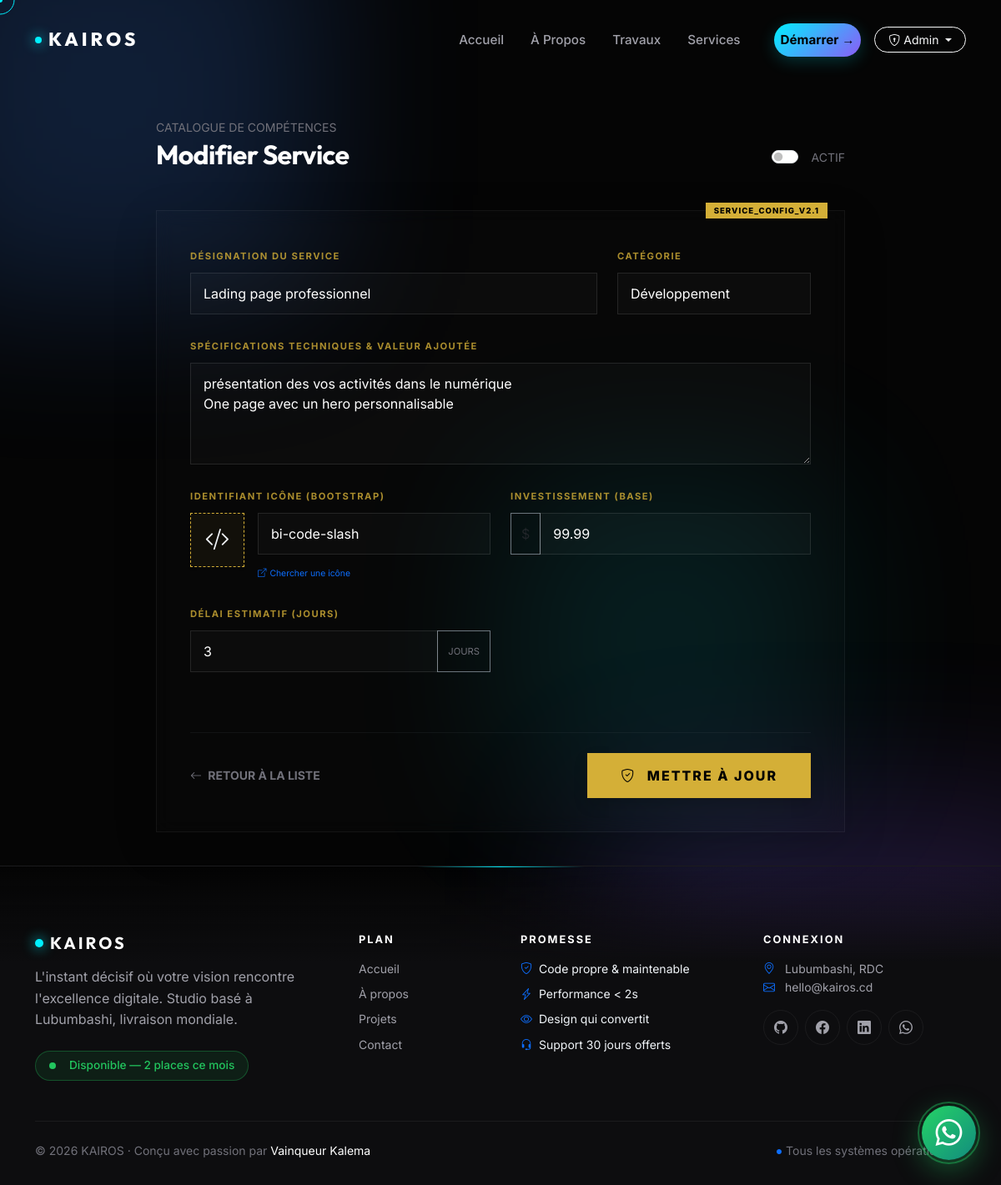
Page /admin/services/edit/2 (signed in) on the committed database.
### app/models.py (models this page shows)
class Service(db.Model):
    id = db.Column(db.Integer, primary_key=True)
    title = db.Column(db.String(100), nullable=False)
    description = db.Column(db.Text)
    icon = db.Column(db.String(50))
    price = db.Column(db.String(50))
    delivery_days = db.Column(db.Integer)

### app/admin/route.py (the view, shortened to what this page needs)
@bp.route('/services/edit/<int:id>', methods=['GET', 'POST'])
@login_required
@admin_required
def service_edit(id):
    service = Service.query.get_or_404(id)
    return render_template('admin/service_form.html', service=service)

### app/admin/route.py (called while the page is built)
def admin_required(f):
    @wraps(f)
    def decorated(*args, **kwargs):
        if not current_user.is_authenticated or not current_user.is_admin:
            flash('Accès réservé aux administrateurs.', 'danger')
            return redirect(url_for('auth.login'))
        return f(*args, **kwargs)
    return decorated

### app/templates/admin/service_form.html (shortened to what this page needs)
{% extends 'base.html' %}
{% block content %}
<div class="container service-editor-container animate__animated animate__fadeIn">
    <div class="mb-5 d-flex justify-content-between align-items-end">
        <div>
            <span class="text-muted small text-uppercase letter-spacing-2">Catalogue de Compétences</span>
            <h2 class="text-white fw-bold m-0">{{ 'Modifier' if service else 'Nouveau' }} Service</h2>
        </div>
        <div class="text-end">
            <div class="form-check form-switch d-inline-block">
                <input class="form-check-input" type="checkbox" name="is_active" id="isActive" {{ 'checked' if not service or service.is_active }}>
                <label class="form-check-label text-muted small ms-2" for="isActive">ACTIF</label>
            </div>
        </div>
    </div>
    <div class="editor-card shadow-lg">
        <form method="POST">
            <div class="row">
                <div class="col-md-8 mb-4">
                    <label class="form-label">Désignation du Service</label>
                    <input type="text" name="title" class="form-control"
                           placeholder="ex: Développement Backend Python"
                           value="{{ service.title if service else '' }}" required>
                </div>
                <div class="col-md-4 mb-4">
                    <label class="form-label">Catégorie</label>
                    <select name="category" class="form-select text-white">
                        <option value="Développement" {{ 'selected' if service and service.category == 'Développement' }}>Développement</option>
                    </select>
                </div>
            </div>
            <div class="mb-4">
                <label class="form-label">Spécifications Techniques & Valeur Ajoutée</label>
                <textarea name="description" class="form-control" rows="4"
                          placeholder="Listez les outils et les résultats attendus...">{{ service.description if service else '' }}</textarea>
            </div>
            <div class="row">
                <div class="col-md-6 mb-4">
                    <label class="form-label">Identifiant Icône (Bootstrap)</label>
                    <div class="d-flex align-items-start gap-3">
                        <div class="icon-preview-box shadow-sm" id="iconPreview">
                            <i class="bi {{ service.icon if service and service.icon else 'bi-code-slash' }}"></i>
                        </div>
                        <div class="flex-grow-1">
                            <input type="text" name="icon" id="iconInput" class="form-control"
                                   value="{{ service.icon if service else 'bi-code-slash' }}">
                            <div class="mt-2">
                                <a href="https://icons.getbootstrap.com/" target="_blank" class="text-primary text-decoration-none" style="font-size: 0.65rem;">
                                    <i class="bi bi-box-arrow-up-right me-1"></i>Chercher une icône
                                </a>
                            </div>
                        </div>
                    </div>
                </div>
                <div class="col-md-6 mb-4">
                    <label class="form-label">Investissement (Base)</label>
                    <div class="input-group">
                        <span class="input-group-text bg-transparent border-secondary text-gold" style="border-radius: 0;">$</span>
                        <input type="text" name="price" class="form-control"
                               placeholder="ex: 450"
                               value="{{ service.price if service else '' }}">
                    </div>
                </div>
            </div>
            <div class="row">
                <div class="col-md-6 mb-4">
                    <label class="form-label">Délai Estimatif (Jours)</label>
                    <div class="input-group">
                        <input type="number" name="delivery_days" class="form-control"
                               value="{{ service.delivery_days if service else 5 }}">
                        <span class="input-group-text bg-transparent border-secondary text-muted" style="border-radius: 0; font-size: 0.7rem;">JOURS</span>
                    </div>
                </div>
            </div>
            <div class="d-flex justify-content-between align-items-center mt-5 pt-4 border-top border-secondary border-opacity-10">
                <a href="{{ url_for('admin.services') }}" class="text-muted text-decoration-none small text-uppercase fw-bold letter-spacing-1">
                    <i class="bi bi-arrow-left me-1"></i> Retour à la liste
                </a>
                <button type="submit" class="btn btn-save shadow">
                    <i class="bi bi-shield-check me-2"></i> {{ 'Mettre à jour' if service else 'Déployer le service' }}
                </button>
            </div>
        </form>
    </div>
</div>
{% endblock %}

### app/static/css/style.css (style rules this page uses)
:root { --primary: #0d6efd; --primary-glow: rgba(13, 110, 253, 0.25); --dark-bg: #0f172a; --card-bg: rgba(255, 255, 255, 0.03); --border-color: rgba(255, 255, 255, 0.1); --text-main: #f1f5f9; --text-muted: #94a3b8; --success: #10b981; }
body { font-family: 'Inter', sans-serif; color: var(--text-main); background-color: var(--dark-bg); overflow-x: hidden; line-height: 1.6; }
p, li, label, span, div:not(.vscode-footer) { color: var(--text-main); }
h1, h2, h3, h4, h5, h6, .h1, .h2, .h3, .h4, .h5, .h6 { color: #ffffff !important; font-weight: 700; }
.text-muted { color: var(--text-muted) !important; }

### app/templates/base.html (style rules this page uses)
:root { --primary: #00f0ff; --primary-dark: #3b82f6; --accent: #8b5cf6; --gold: #d4af37; --dark-bg: #050505; --surface: #0d0d0f; --surface-2: #141417; --glass: rgba(13, 13, 15, 0.75); --text-muted: #71717a; --text-soft: #a1a1aa; --border-soft: rgba(255, 255, 255, 0.06); --border-hover: rgba(0, 240, 255, 0.3); }
* { -webkit-tap-highlight-color: transparent; }
html { scroll-behavior: smooth; }
body { background-color: var(--dark-bg); color: #ffffff; font-family: 'Inter', sans-serif; overflow-x: hidden; -webkit-font-smoothing: antialiased; cursor: none; }
h1, h2, h3, h4, h5, .navbar-brand, .display-huge { font-family: 'Outfit', sans-serif; letter-spacing: -0.02em; }

### app/templates/admin/service_form.html (style rules this page uses)
:root { --k-gold: #d4af37; }
body { padding-top: 100px; background-color: #050505 !important; color: #f0f0f0; }
.service-editor-container { max-width: 850px; margin: 40px auto; }
.editor-card { background: rgba(255, 255, 255, 0.01); border: 1px solid rgba(255, 255, 255, 0.05); padding: 40px; position: relative; backdrop-filter: blur(10px); }
.editor-card::before { content: 'SERVICE_CONFIG_V2.1'; position: absolute; top: -10px; right: 20px; background: var(--k-gold); color: #000; font-size: 0.6rem; font-weight: 800; padding: 2px 10px; letter-spacing: 1px; }
.form-label { color: var(--k-gold); text-transform: uppercase; font-size: 0.7rem; letter-spacing: 1.5px; font-weight: 700; margin-bottom: 10px; opacity: 0.8; }
.form-control, .form-select { background: rgba(255, 255, 255, 0.02) !important; border: 1px solid rgba(255, 255, 255, 0.1) !important; border-radius: 0 !important; color: white !important; padding: 12px 15px; transition: 0.3s ease; }
.icon-preview-box { width: 65px; height: 65px; display: flex; align-items: center; justify-content: center; background: rgba(212, 175, 55, 0.05); border: 1px dashed var(--k-gold); color: var(--k-gold); font-size: 1.8rem; }
.btn-save { background: var(--k-gold); color: #000; border: none; border-radius: 0; font-weight: 800; text-transform: uppercase; letter-spacing: 2px; padding: 15px 40px; transition: 0.4s; }

### rows in the picture
Service: title "Lading page professionnel", description "présentation des vos activités dans le numérique One page avec un hero personnalisable", icon "bi-code-slash", price "99.99", delivery_days "3"

### other values in the picture
{{ 'Modifier' if service else 'Nouveau' }} "Modifier"
{{ 'Mettre à jour' if service else 'Déployer le service' }} "METTRE À JOUR"
